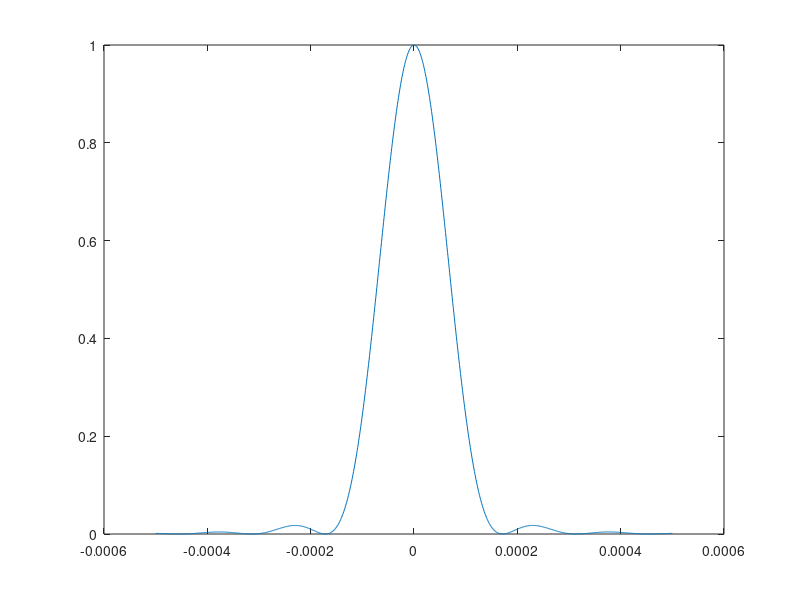

Write MATLAB code to recreate this figure.
R=0.45e-3; %radius of the aperture
lambda=632.8e-9; % wavelength of the laser
Xs=[-0.5:0.001:0.5]*1e-3; % vector of distances to the center of the screen.
                          % the distance between points is 1 micron
d=20e-2; % distance from the aperture to the screen

% Airy disk pattern. I introduce the variable x here for two purposes.
% First, as you see, there are two places in line 15 where x is used. 
% If I replace x in line 15 back to its actual equation, right side of 
% line 14, then Matlab will calculate it twice. So, calculating x
% separately makes code faster.
% Second, it makes line 15 to be less crowded and easier to read.

x=2*pi*R/lambda*Xs./sqrt(Xs.^2+d^2);
I=(2*besselj(1,x)./x).^2;
% I made I0 to be equal to 1.

% Plotting the result
figure(1);
plot(Xs,I);